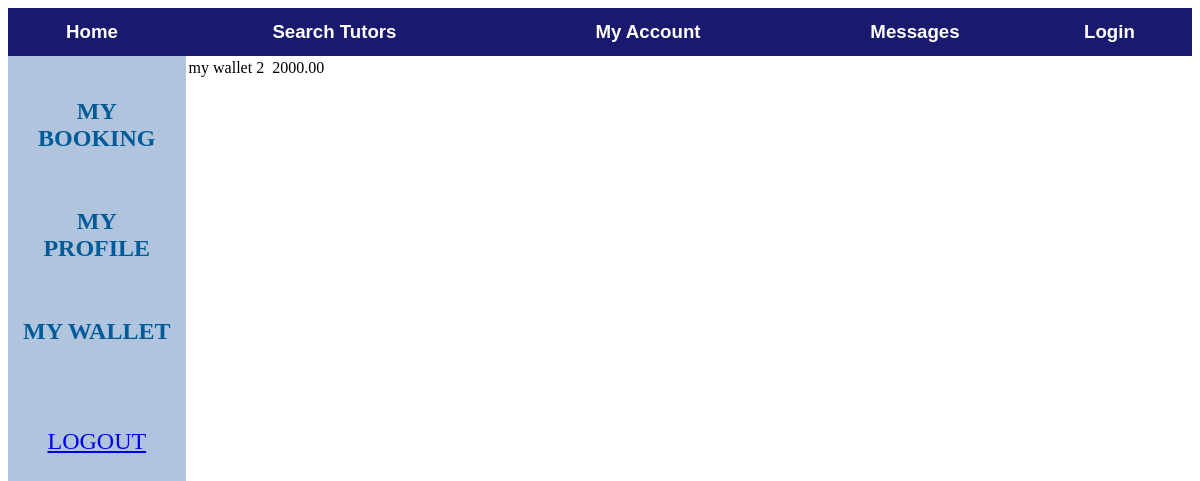
The app's page /Tutorial/2/myAccount/mywallet/, older data.
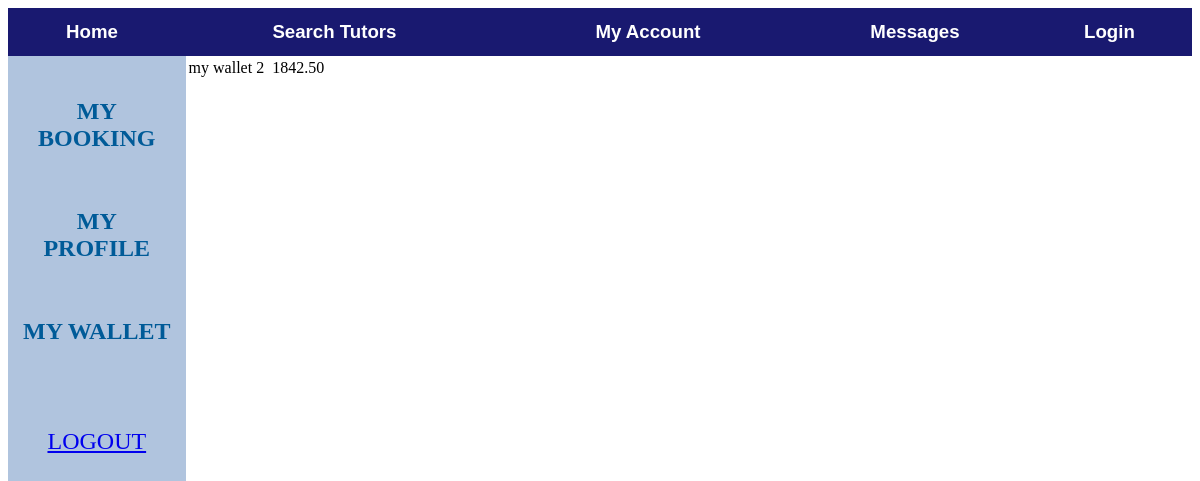
The same page, newer data.
### Tutorial/models.py (models this page shows, shortened)
class MyUser(models.Model):
    user = models.ForeignKey(User, on_delete = models.CASCADE )
    wallet = models.ForeignKey(Wallet, on_delete = models.CASCADE)

class Wallet(models.Model):
    balance = models.DecimalField(max_digits=10, decimal_places=2)

### Tutorial/views.py (the view)
# urls.py: url(r'^(?P<myuser_id>[0-9]+)/myAccount/mywallet/$', views.mywallet, name='mywallet'),
def mywallet(request, myuser_id):
    myuser = get_object_or_404(MyUser, pk=myuser_id)
    return render(request, 'myaccount/mywallet.html', {'user':myuser })

### Tutorial/templates/myaccount/mywallet.html (shortened to what this page needs)
{% extends "myaccount/myaccount.html" %}
{% block right %}
    <table>
    <tr>
        <td>my wallet</td>
        <td>{{user.id}}</td>
        <td>{{user.name}} </td>
        <td>{{user.wallet.balance}} </td>
    </tr>
    </table>
{% endblock %}

Row changes from the older to the newer data that the page shows:
changed through a linked row, MyUser id 2: wallet.balance "2000.00" → "1842.50"
